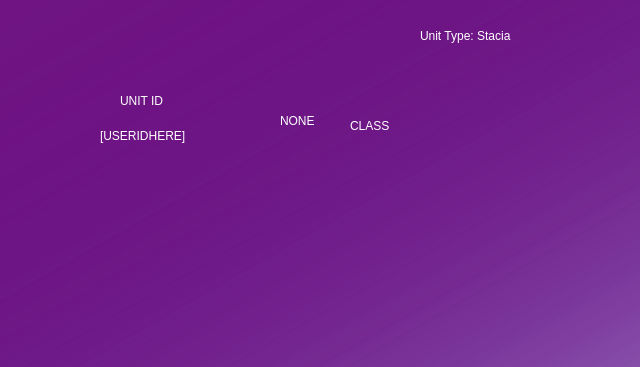
<?xml version="1.0" encoding="UTF-8"?>
<ui version="4.0">
 <class>MainWindow</class>
 <widget class="QMainWindow" name="MainWindow">
  <property name="geometry">
   <rect>
    <x>0</x>
    <y>0</y>
    <width>640</width>
    <height>367</height>
   </rect>
  </property>
  <property name="mouseTracking">
   <bool>true</bool>
  </property>
  <property name="tabletTracking">
   <bool>true</bool>
  </property>
  <property name="windowTitle">
   <string>Stacia</string>
  </property>
  <property name="windowOpacity">
   <double>0.700000000000000</double>
  </property>
  <property name="autoFillBackground">
   <bool>false</bool>
  </property>
  <property name="styleSheet">
   <string notr="true">background-color: qlineargradient(spread:reflect, x1:0, y1:0, x2:1, y2:1, stop:0 rgba(112, 20, 131, 255), stop:1 rgba(84, 5, 133, 85));</string>
  </property>
  <widget class="QWidget" name="centralwidget">
   <widget class="QLabel" name="staciabackgroud">
    <property name="geometry">
     <rect>
      <x>0</x>
      <y>-10</y>
      <width>631</width>
      <height>371</height>
     </rect>
    </property>
    <property name="styleSheet">
     <string notr="true">background:none;
opacity:1;</string>
    </property>
    <property name="text">
     <string/>
    </property>
    <property name="pixmap">
     <pixmap>assets/window_layers/m_layer_1.png</pixmap>
    </property>
    <property name="scaledContents">
     <bool>true</bool>
    </property>
   </widget>
   <widget class="QLabel" name="userwindow">
    <property name="geometry">
     <rect>
      <x>60</x>
      <y>60</y>
      <width>191</width>
      <height>261</height>
     </rect>
    </property>
    <property name="styleSheet">
     <string notr="true">background: none;
opacity:1;</string>
    </property>
    <property name="text">
     <string/>
    </property>
    <property name="pixmap">
     <pixmap>assets/window_layers/m_layer_2-mod.png</pixmap>
    </property>
    <property name="scaledContents">
     <bool>true</bool>
    </property>
   </widget>
   <widget class="QLabel" name="classlabel">
    <property name="geometry">
     <rect>
      <x>270</x>
      <y>90</y>
      <width>291</width>
      <height>71</height>
     </rect>
    </property>
    <property name="styleSheet">
     <string notr="true">background: none;
opacity:1;</string>
    </property>
    <property name="text">
     <string/>
    </property>
    <property name="pixmap">
     <pixmap>assets/window_layers/m_layer_3-mod.png</pixmap>
    </property>
    <property name="scaledContents">
     <bool>true</bool>
    </property>
   </widget>
   <widget class="QLabel" name="durabilitylabel">
    <property name="geometry">
     <rect>
      <x>270</x>
      <y>160</y>
      <width>291</width>
      <height>71</height>
     </rect>
    </property>
    <property name="styleSheet">
     <string notr="true">background: none;
opacity:1;</string>
    </property>
    <property name="text">
     <string/>
    </property>
    <property name="pixmap">
     <pixmap>assets/window_layers/m_layer_3-mod.png</pixmap>
    </property>
    <property name="scaledContents">
     <bool>true</bool>
    </property>
   </widget>
   <widget class="QLabel" name="label_5">
    <property name="geometry">
     <rect>
      <x>270</x>
      <y>230</y>
      <width>291</width>
      <height>71</height>
     </rect>
    </property>
    <property name="styleSheet">
     <string notr="true">background: none;
opacity:1;</string>
    </property>
    <property name="text">
     <string/>
    </property>
    <property name="pixmap">
     <pixmap>assets/window_layers/m_layer_3-mod.png</pixmap>
    </property>
    <property name="scaledContents">
     <bool>true</bool>
    </property>
   </widget>
   <widget class="QLabel" name="unid">
    <property name="geometry">
     <rect>
      <x>120</x>
      <y>90</y>
      <width>71</width>
      <height>21</height>
     </rect>
    </property>
    <property name="styleSheet">
     <string notr="true">background: none;
color: rgb(255, 255, 255);
font: 75 11pt &quot;Hack&quot;;</string>
    </property>
    <property name="text">
     <string>UNIT ID</string>
    </property>
   </widget>
   <widget class="QLabel" name="title">
    <property name="geometry">
     <rect>
      <x>420</x>
      <y>20</y>
      <width>151</width>
      <height>31</height>
     </rect>
    </property>
    <property name="styleSheet">
     <string notr="true">background:none;
color:white;
font: 10pt &quot;Hack&quot;;</string>
    </property>
    <property name="text">
     <string>Unit Type: Stacia</string>
    </property>
   </widget>
   <widget class="QLabel" name="classname">
    <property name="geometry">
     <rect>
      <x>280</x>
      <y>100</y>
      <width>51</width>
      <height>41</height>
     </rect>
    </property>
    <property name="styleSheet">
     <string notr="true">background:none;
color: white;
font: 75 14pt &quot;Hack&quot;;</string>
    </property>
    <property name="text">
     <string>NONE</string>
    </property>
   </widget>
   <widget class="QLabel" name="class_2">
    <property name="geometry">
     <rect>
      <x>350</x>
      <y>110</y>
      <width>181</width>
      <height>31</height>
     </rect>
    </property>
    <property name="styleSheet">
     <string notr="true">font: 75 12pt &quot;Hack&quot;;
color:white;
background:none;
</string>
    </property>
    <property name="text">
     <string>CLASS</string>
    </property>
   </widget>
   <widget class="QLabel" name="id">
    <property name="geometry">
     <rect>
      <x>100</x>
      <y>120</y>
      <width>131</width>
      <height>31</height>
     </rect>
    </property>
    <property name="styleSheet">
     <string notr="true">background:none;
font: 75 12pt &quot;Hack&quot;;
color:white;
text-align:center;
</string>
    </property>
    <property name="text">
     <string>[USERIDHERE]</string>
    </property>
    <property name="scaledContents">
     <bool>true</bool>
    </property>
   </widget>
  </widget>
 </widget>
 <resources/>
 <connections/>
</ui>
